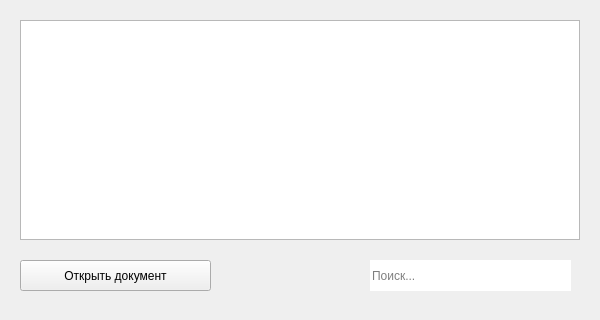
<?xml version="1.0" encoding="UTF-8"?>
<ui version="4.0">
 <class>Orders_History</class>
 <widget class="QWidget" name="Orders_History">
  <property name="geometry">
   <rect>
    <x>0</x>
    <y>0</y>
    <width>600</width>
    <height>320</height>
   </rect>
  </property>
  <property name="windowTitle">
   <string>История заказов</string>
  </property>
  <widget class="QPushButton" name="btn_open_documcent">
   <property name="geometry">
    <rect>
     <x>20</x>
     <y>260</y>
     <width>191</width>
     <height>31</height>
    </rect>
   </property>
   <property name="cursor">
    <cursorShape>PointingHandCursor</cursorShape>
   </property>
   <property name="text">
    <string>Открыть документ</string>
   </property>
  </widget>
  <widget class="QTableView" name="table_history">
   <property name="geometry">
    <rect>
     <x>20</x>
     <y>20</y>
     <width>560</width>
     <height>220</height>
    </rect>
   </property>
  </widget>
  <widget class="QLineEdit" name="lineEdit">
   <property name="geometry">
    <rect>
     <x>370</x>
     <y>260</y>
     <width>201</width>
     <height>31</height>
    </rect>
   </property>
   <property name="frame">
    <bool>false</bool>
   </property>
   <property name="placeholderText">
    <string>Поиск...</string>
   </property>
  </widget>
 </widget>
 <resources/>
 <connections/>
</ui>
